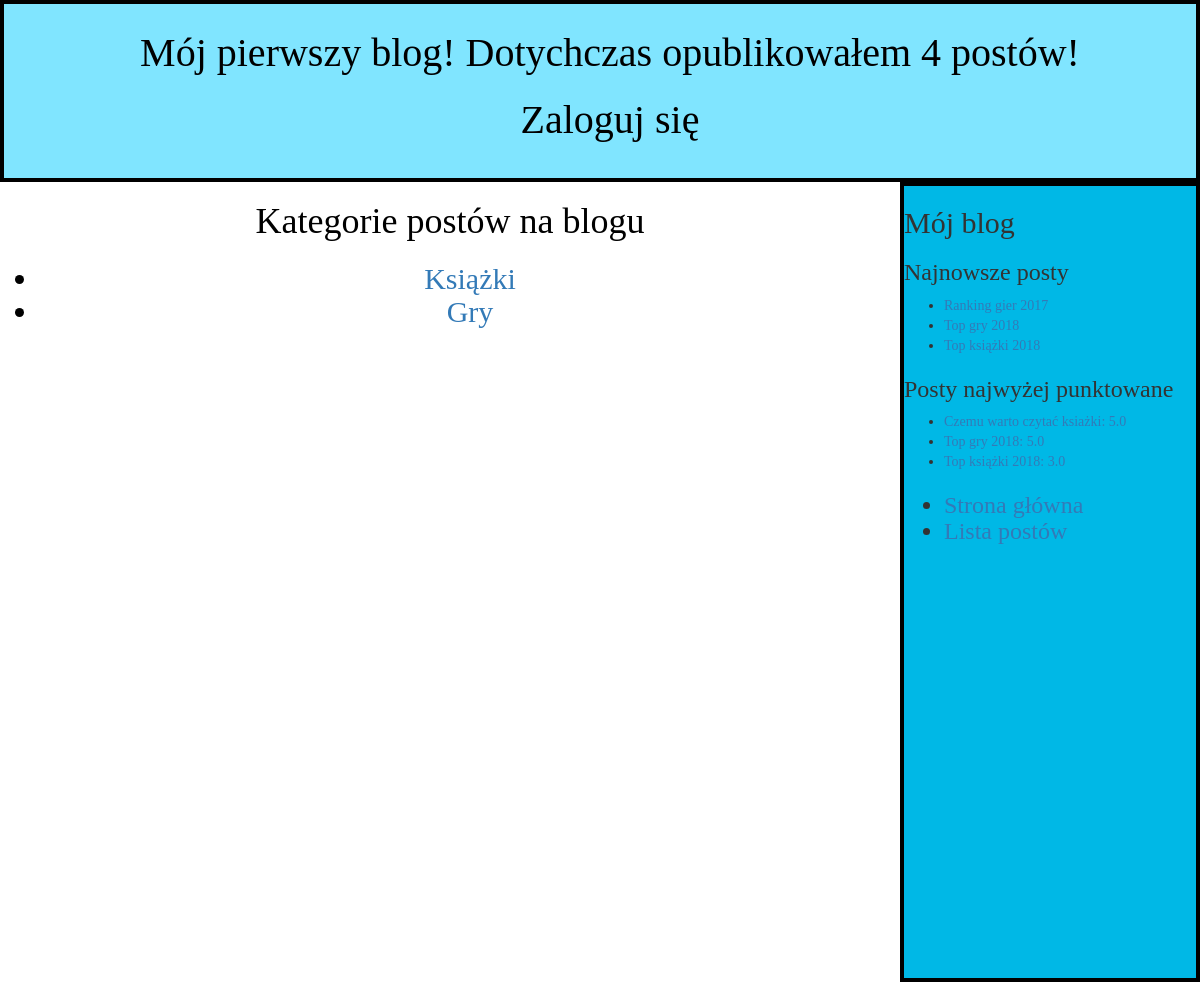
The page / on the database its author committed.
### blog/models.py (models this page shows, shortened)
class Post(models.Model):
    TABLE_OF_CHOICES = (('draft','Roboczy'),('published','Opublikowany'),)
    author = models.ForeignKey(User, on_delete=models.CASCADE)
    category = models.ForeignKey(Category,null = True, on_delete=models.CASCADE)
    title = models.CharField(max_length=250)
    slug = models.SlugField(max_length=250,unique_for_date='publish')
    body_text = models.TextField()
    publish = models.DateTimeField(default=timezone.now)
    created = models.DateTimeField(default=timezone.now)
    status = models.CharField(max_length = 20, choices= TABLE_OF_CHOICES, default = 'draft'  )
    avr_score = models.DecimalField(max_digits=3, decimal_places=1, null = True, blank=True)
    tags = TaggableManager()
    def published(self):
        self.publish = timezone.now()
        self.save()

class Category(models.Model):
    ClassName = models.CharField(max_length = 100)

### blog/views.py (the view)
# urls.py: path('', views.main_site, name='main_site'),
def main_site(request):
    return render(request, 'blog/main_site.html', {})

### blog/templatetags/blog_tags.py (called while the page is built)
@register.simple_tag
def total_posts():
    return Post.objects.filter(status='published').count()

@register.inclusion_tag('blog/latest_posts.html') #wraz ze zwróconymi wartosciami wygenerowany ma zostaćszablon latest_posts.html
def show_latest_posts(count=5): #parametr count możemy być zmieniany podczas wywoływania szablonu
    latest_posts = Post.objects.filter(status='published').order_by('-publish')[:count]
    return {'latest_posts':latest_posts} #funkcja zwraca słownik zmiennych zamiast zwykłej wartości

@register.inclusion_tag('blog/highest_scores.html')
def highest_scores(count=5):
    highest_scores = Post.objects.order_by('-avr_score')[:count]
    return {'highest_scores':highest_scores}

@register.inclusion_tag('blog/blog_categories.html')
def categories():
    categories = Category.objects.all()
    return {'categories':categories}

### blog/templates/blog/main_site.html
{% extends "blog/base.html" %}
{% load blog_tags %}
{% block content%}
<div class="main_site">
  <h1> Kategorie postów na blogu </h1>
    <h2>
      {% categories %}
    </h2>
</div>
  {% endblock %}

### blog/templates/blog/latest_posts.html
<ul>
  {% for post in latest_posts %}
    <li>
        <a href="{% url 'post_detail' pk=post.pk %}">{{ post.title }}</a>
    </li>
  {% endfor %}
</ul>

### blog/templates/blog/highest_scores.html
<ul>
  {% for post in highest_scores %}
    <li>
      {% if post.avr_score%}
      <a href="{% url 'post_detail' pk=post.pk %}">{{ post.title }}: {{post.avr_score}}</a>
      {% endif %}
    </li>
  {% endfor %}
</ul>

### blog/templates/blog/blog_categories.html
<ul>
  {% for category in categories %}
    <li><a href="{% url 'category_posts' pk=category.pk %}"> {{category.ClassName}} </a></li>
  {% endfor %}
</ul>

### blog/static/css/blog1.css (style rules this page uses)
a { text-decoration: none; }
body .content .main_site { color: black; font-size: 10px; font-family: serif; display: block; }

### rows shown on the page
Post: title "Ranking gier 2017"
Post: title "Top gry 2018", avr_score "5.0"
Post: title "Top książki 2018", avr_score "3.0"
Post: title "Czemu warto czytać ksiażki", avr_score "5.0"
Category: ClassName "Książki"
Category: ClassName "Gry"
